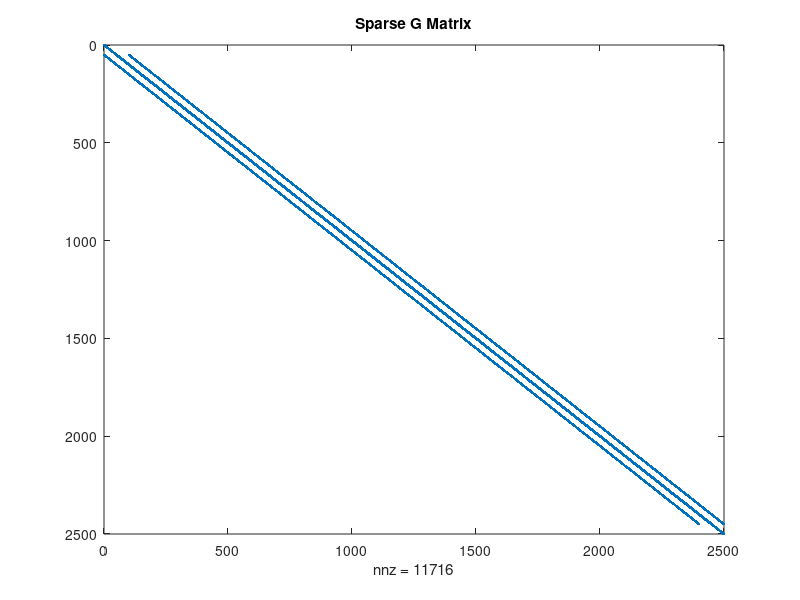
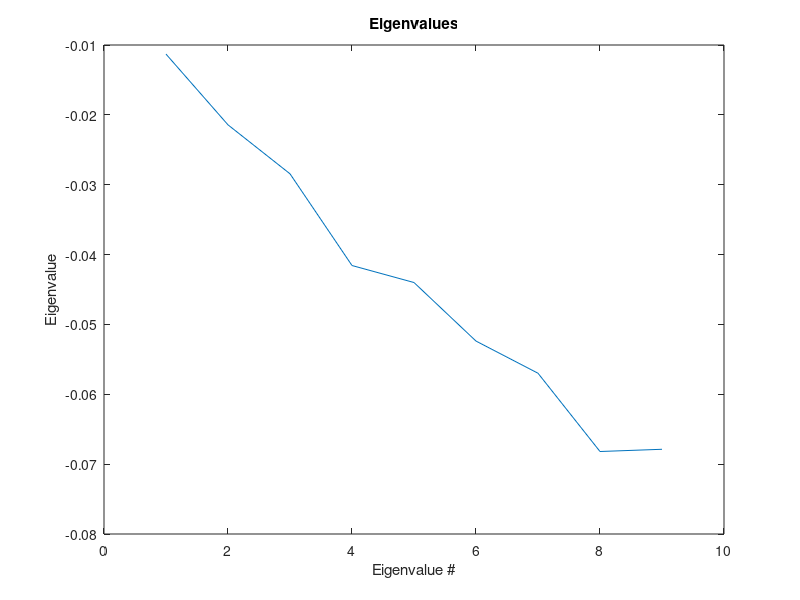
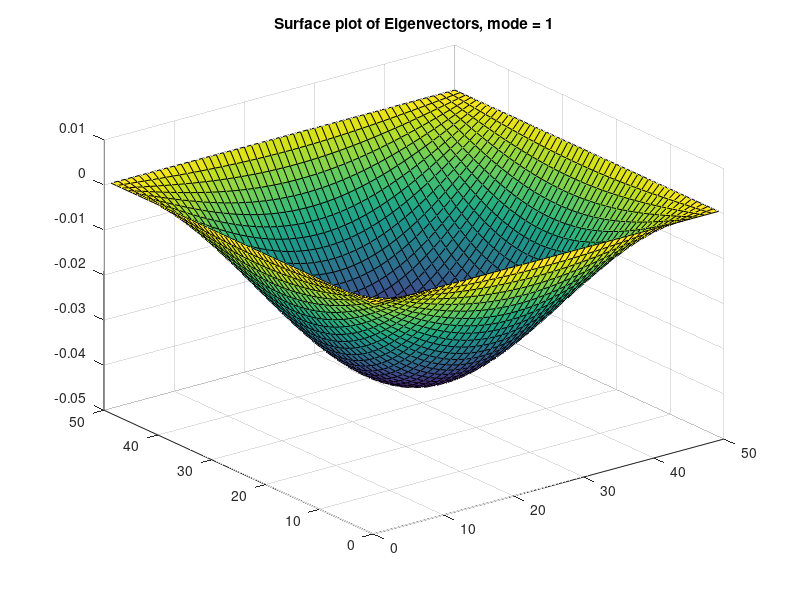
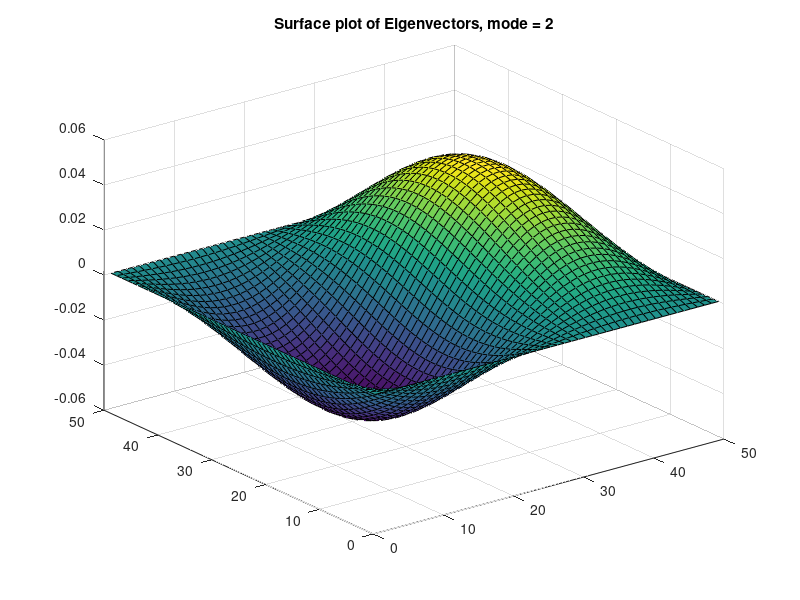

Source code (MATLAB) for these figures, in order:
% ELEC 4700 Harmonic Wave Equation in 2D FD and Modes

clear all; clc;

nx = 50;
ny = 50;

G = sparse(nx*ny);
B = zeros(1,nx*ny);

sMap = zeros(nx,ny);

for i = 1:nx
    for j = 1:ny
       n = j + (i-1)*ny;
       
       if i == 1 % left
           G(n,:) = 0;
           G(n,n) = 1;
           
           % B(n) = 1;
       elseif i == nx % right
           G(n,:) = 0;
           G(n,n) = 1;
       elseif j == 1 % bottom
           G(n,:) = 0;
           G(n,n) = 1;
       elseif j == ny % top
           G(n,:) = 0;
           G(n,n) = 1;
       else
           nxm = j + (i-2)*ny;
           nxp = j +(i)*ny;
           nym = j-1 + (i-1)*ny;
           nyp = j+1 + (i-1)*ny;
           
           G(n,n) = -4;
           G(n, nxm) = 1;
           G(n, nxp) = 1;
           G(n, nym) = 1;
           G(n, nyp) = 1; 
           
           
       end
       
    end
    
end

figure(1);
spy(G)
title("Sparse G Matrix");


[E,D] = eigs(G, 9, 'SM');

X = diag(D);

figure(2);
plot(X);
xlabel("Eigenvalue #");
ylabel("Eigenvalue");
title("Eigenvalues");

for i=1:nx
    for j=1:ny
        n = j + (i-1)*ny;
        for x=1:9
            sMap(i,j,x) = E(n,x);
        end
    end
end

% Plot Eigenvectors
for x=1:9
    figure;
    surf(sMap(:,:,x))
    title(['Surface plot of Eigenvectors, mode = ', num2str(x)]);
end

% Part ix)

clear all; clc;

nx = 50;
ny = 50;

G = sparse(nx*ny);
B = zeros(1,nx*ny);

sMap = zeros(nx,ny);

for i = 1:nx
    for j = 1:ny
       n = j + (i-1)*ny;
       
       if i == 1 % left
           G(n,:) = 0;
           G(n,n) = 1;
           
           % B(n) = 1;
       elseif i == nx % right
           G(n,:) = 0;
           G(n,n) = 1;
       elseif j == 1 % bottom
           G(n,:) = 0;
           G(n,n) = 1;
       elseif j == ny % top
           G(n,:) = 0;
           G(n,n) = 1;
       elseif i>10 && i<20 && j>10 && j<20
           nxm = j + (i-2)*ny;
           nxp = j +(i)*ny;
           nym = j-1 + (i-1)*ny;
           nyp = j+1 + (i-1)*ny;
           
           G(n,n) = -2;
           G(n, nxm) = 1;
           G(n, nxp) = 1;
           G(n, nym) = 1;
           G(n, nyp) = 1;
           
       else
           nxm = j + (i-2)*ny;
           nxp = j +(i)*ny;
           nym = j-1 + (i-1)*ny;
           nyp = j+1 + (i-1)*ny;
           
           G(n,n) = -4;
           G(n, nxm) = 1;
           G(n, nxp) = 1;
           G(n, nym) = 1;
           G(n, nyp) = 1; 
       end
       
    end
    
end

figure(1);
spy(G)
title("Sparse G Matrix");


[E,D] = eigs(G, 9, 'SM');

X = diag(D);

figure(2);
plot(X);
xlabel("Eigenvalue #");
ylabel("Eigenvalue");
title("Eigenvalues");

for i=1:nx
    for j=1:ny
        n = j + (i-1)*ny;
        for x=1:9
            sMap(i,j,x) = E(n,x);
        end
    end
end

% Plot Eigenvectors
for x=1:9
    figure;
    surf(sMap(:,:,x))
    title(['Surface plot of Eigenvectors, mode = ', num2str(x)]);
end


